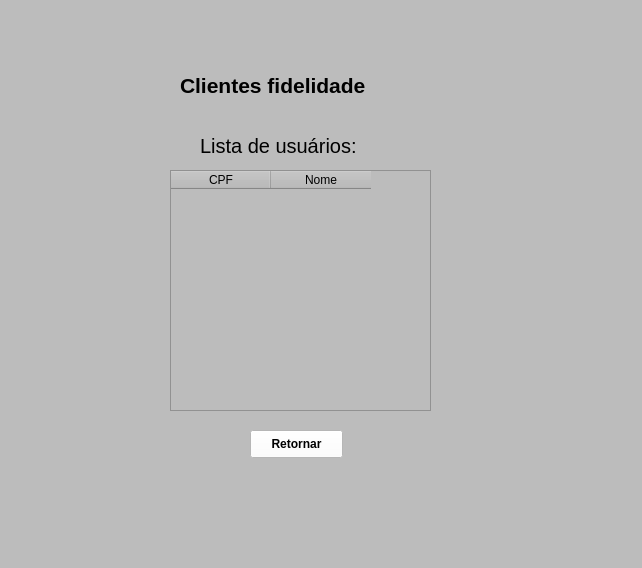
<?xml version="1.0" encoding="UTF-8"?>
<ui version="4.0">
 <class>MainWindow</class>
 <widget class="QMainWindow" name="MainWindow">
  <property name="geometry">
   <rect>
    <x>0</x>
    <y>0</y>
    <width>642</width>
    <height>568</height>
   </rect>
  </property>
  <property name="windowTitle">
   <string>MainWindow</string>
  </property>
  <property name="styleSheet">
   <string notr="true">background-color: rgb(188, 188, 188)</string>
  </property>
  <widget class="QWidget" name="centralwidget">
   <widget class="QPushButton" name="pushButton">
    <property name="geometry">
     <rect>
      <x>250</x>
      <y>430</y>
      <width>93</width>
      <height>28</height>
     </rect>
    </property>
    <property name="font">
     <font>
      <weight>75</weight>
      <bold>true</bold>
     </font>
    </property>
    <property name="styleSheet">
     <string notr="true">background-color: rgb(255, 255, 255)</string>
    </property>
    <property name="text">
     <string>Retornar</string>
    </property>
   </widget>
   <widget class="QLabel" name="label_5">
    <property name="geometry">
     <rect>
      <x>180</x>
      <y>70</y>
      <width>251</width>
      <height>31</height>
     </rect>
    </property>
    <property name="font">
     <font>
      <pointsize>16</pointsize>
      <weight>75</weight>
      <bold>true</bold>
     </font>
    </property>
    <property name="text">
     <string>Clientes fidelidade</string>
    </property>
   </widget>
   <widget class="QLabel" name="label">
    <property name="geometry">
     <rect>
      <x>200</x>
      <y>130</y>
      <width>191</width>
      <height>31</height>
     </rect>
    </property>
    <property name="font">
     <font>
      <pointsize>15</pointsize>
     </font>
    </property>
    <property name="text">
     <string>Lista de usuários:</string>
    </property>
   </widget>
   <widget class="QTableWidget" name="tableWidget">
    <property name="geometry">
     <rect>
      <x>170</x>
      <y>170</y>
      <width>261</width>
      <height>241</height>
     </rect>
    </property>
    <property name="font">
     <font>
      <pointsize>12</pointsize>
      <weight>50</weight>
      <bold>false</bold>
     </font>
    </property>
    <column>
     <property name="text">
      <string>CPF</string>
     </property>
    </column>
    <column>
     <property name="text">
      <string>Nome</string>
     </property>
    </column>
   </widget>
  </widget>
  <widget class="QMenuBar" name="menubar">
   <property name="geometry">
    <rect>
     <x>0</x>
     <y>0</y>
     <width>642</width>
     <height>26</height>
    </rect>
   </property>
  </widget>
  <widget class="QStatusBar" name="statusbar"/>
 </widget>
 <resources/>
 <connections/>
</ui>
